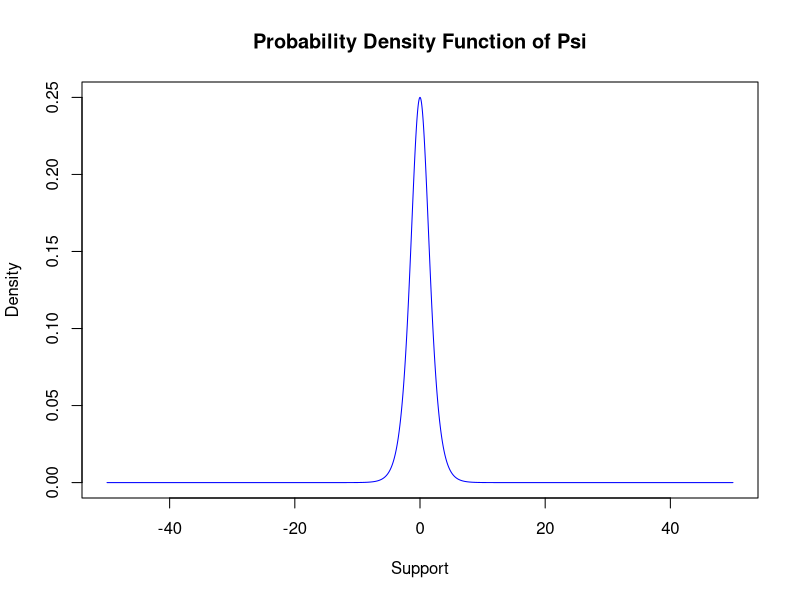
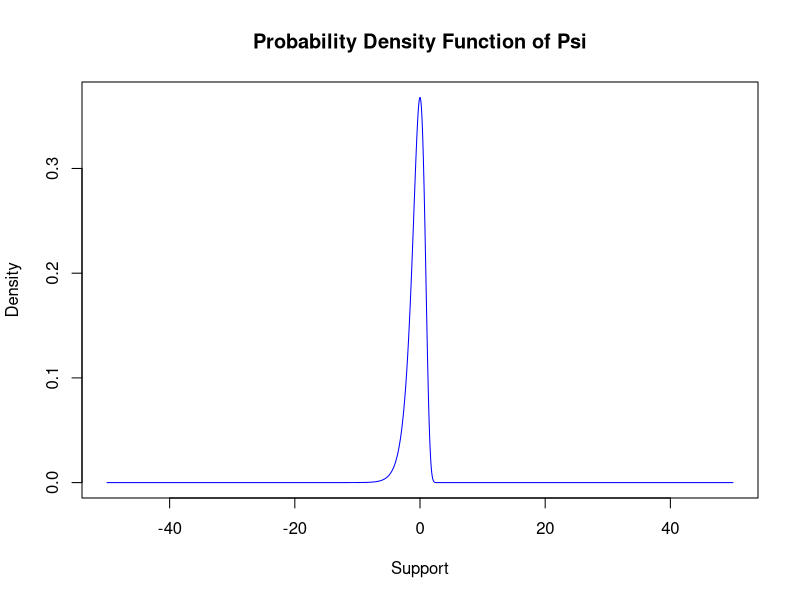
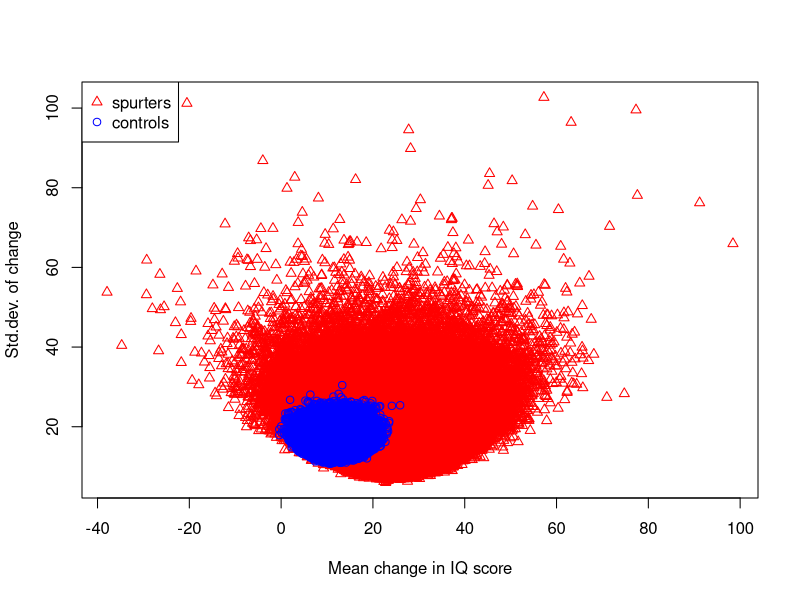

These charts were generated, in order, by the following R code:
## ---- chunk 1
# Generate 10000 sample points
range = seq(-50, 50, 0.01)

#Calculate the density
density = exp(range)/((1+exp(range))^2)

#Plot
plot(range, density, xlab = "Support", ylab = "Density", 
     main = "Probability Density Function of Psi", 
     type = "l", col = "blue")

## ---- chunk 2
# Generate 10000 sample points
range = seq(-50, 50, 0.01)

#Calculate the density
density = exp(range-exp(range))

#Plot
plot(range, density, xlab = "Support", ylab = "Density", 
     main = "Probability Density Function of Psi", 
     type = "l", col = "blue")
## ---- chunk 3
# The function that helps generate normal-gamma random samples
rnorm_gamma = function(n,m,c,a,b){
  lambda = rgamma(n, a, b)
  mu = rnorm(n, m, sqrt(1/(c*lambda)))
  
  return(data.frame(mu = mu, lambda = lambda))
}
## ---- chunk 4
# Sample size
N = 10^6
spurters = rnorm_gamma(N, 24.0, 8, 4, 855.0)
controls = rnorm_gamma(N, 11.8, 49, 24.5, 6344.0)
## ---- chunk 5
difference = spurters$mu-controls$mu
cat("The approximated value is ", mean(difference>0))
## ---- chunk 6
#Plot
sd_spurters = 1/sqrt(spurters$lambda)
sd_controls = 1/sqrt(controls$lambda)

plot(spurters$mu, sd_spurters, 
     xlab = "Mean change in IQ score", 
     ylab = "Std.dev. of change",
     col = "red",
     pch = 24)
points(controls$mu, sd_controls, col = "blue", pch = 21)
legend("topleft", legend = c("spurters", "controls"), 
       col = c("red","blue"), pch = c(24, 21))
